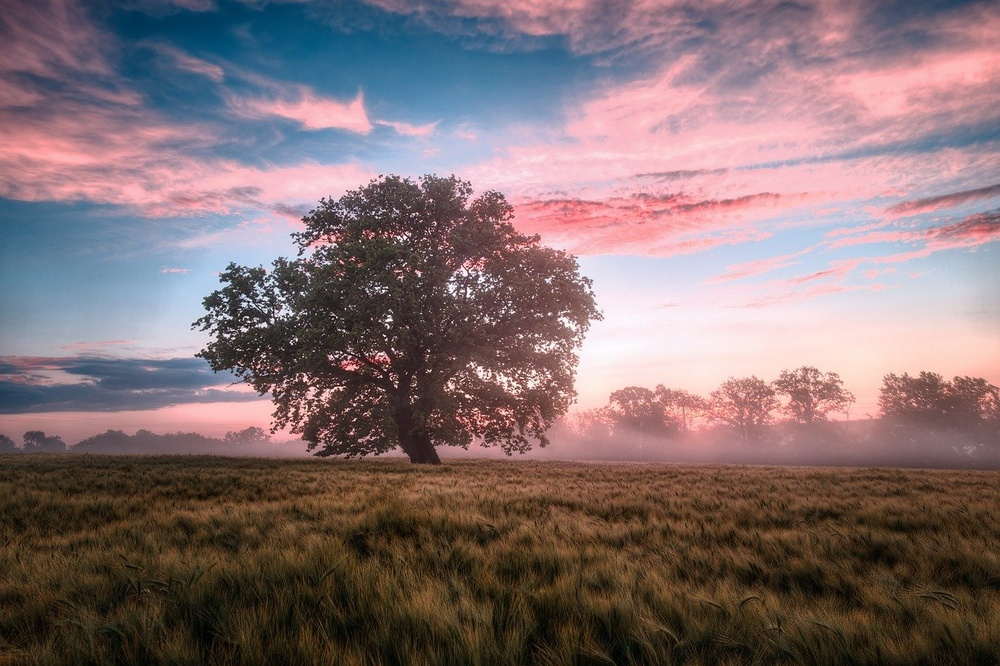
#> input picture Basics/06-Histograms/Images/input4.jpg, 1000 x 666 px, shrunk from 1280 x 852 before the run, found by its file name
$ python histogram.py
#> lines starting #> are read from the running program, lines starting #| are printed output that depends on the picture
import cv2
from matplotlib import pyplot as plt
# load an image in grayscale mode
img = cv2.imread('Images\input4.jpg',0)
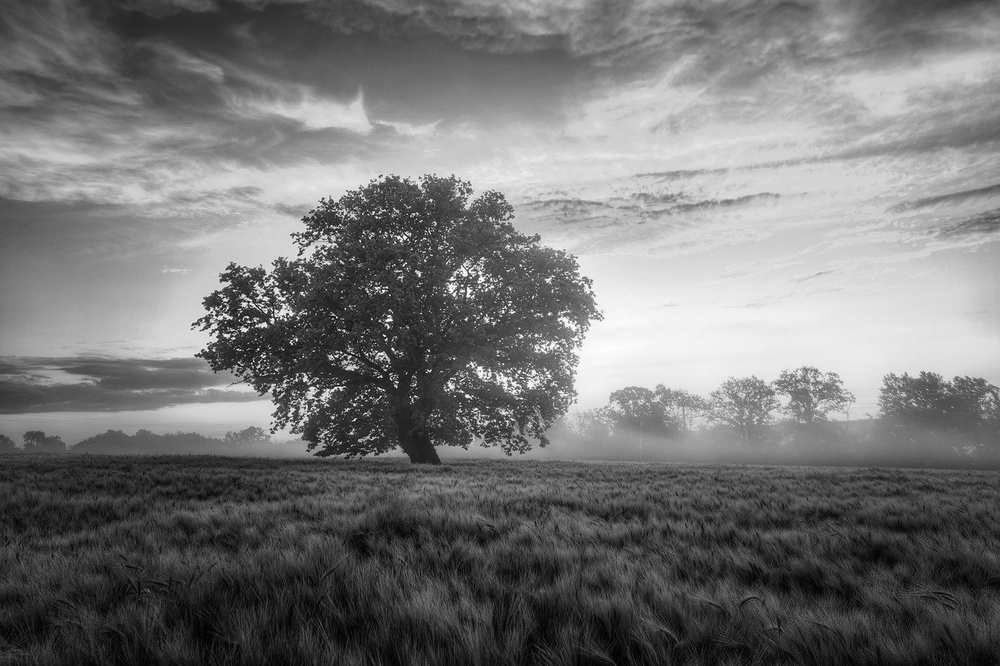
#> img: shape (666, 1000); min 0, max 255, mean 116.8

# calculate frequency of pixels in range 0-255
histg = cv2.calcHist([img],[0],None,[256],[0,256])
#> histg = 256 values, max 4971 at index 45, min 23 at index 254, mean 2601.6

# show the plotting graph of an image
plt.plot(histg)
plt.savefig('Images\histogram_04.png')
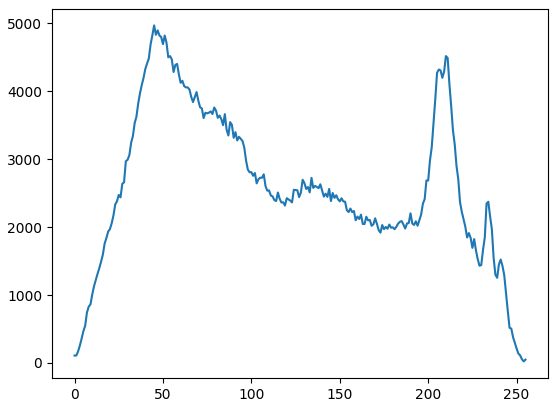
#> figure drawn by matplotlib, 1 panel; curve peaks at x = 45, y = 4971
plt.show()

$ run again, with Basics/06-Histograms/Images/input1.jpg copied over Basics/06-Histograms/Images/input4.jpg
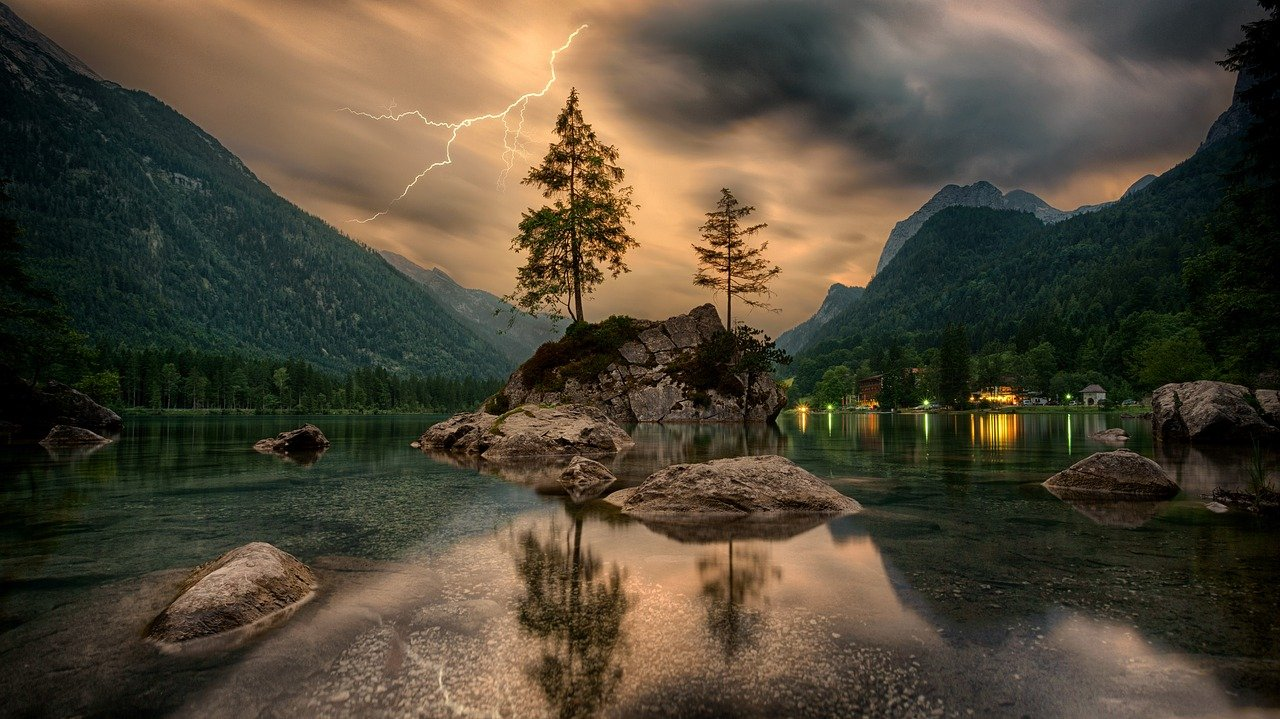
#> input picture Basics/06-Histograms/Images/input1.jpg, 1280 x 719 px, found by its file name
#> `img = cv2.imread('Images\input4.jpg',0)`:
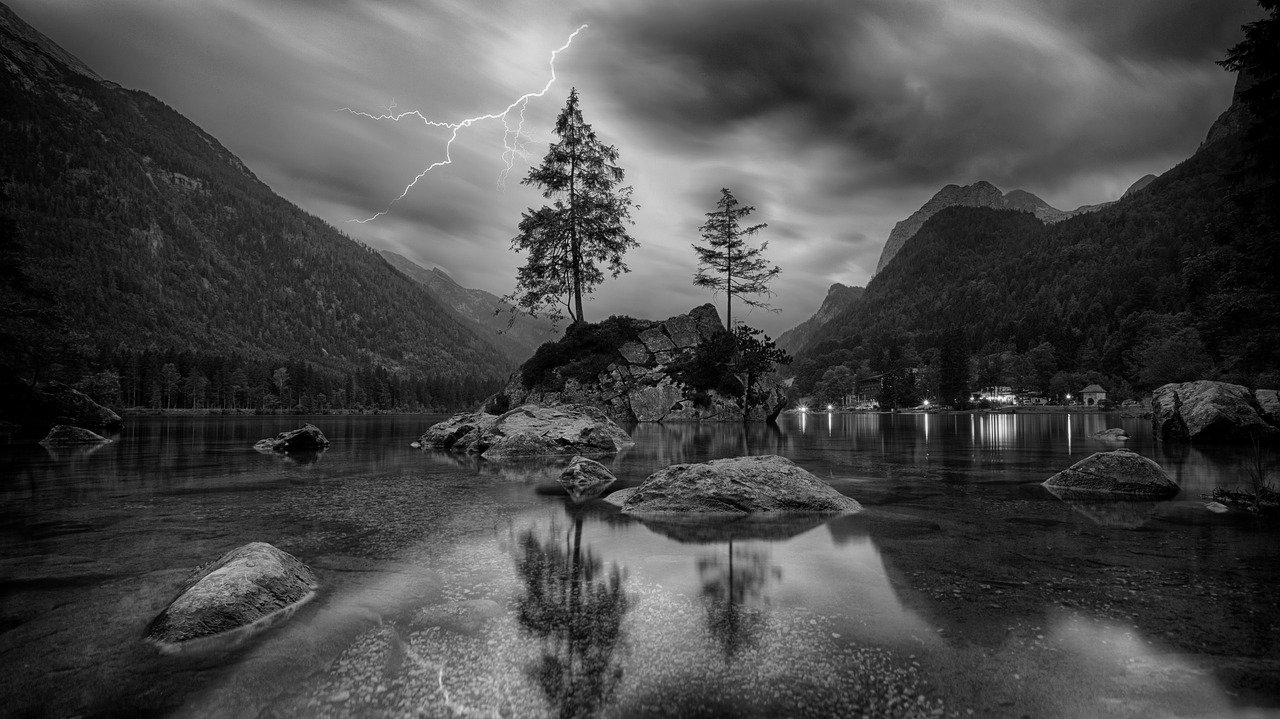
#> img: shape (719, 1280); min 0, max 255, mean 71.8
#> histg = 256 values, max 9571 at index 33, min 0 at index 254, mean 3595
#> `plt.savefig('Images\histogram_04.png')`:
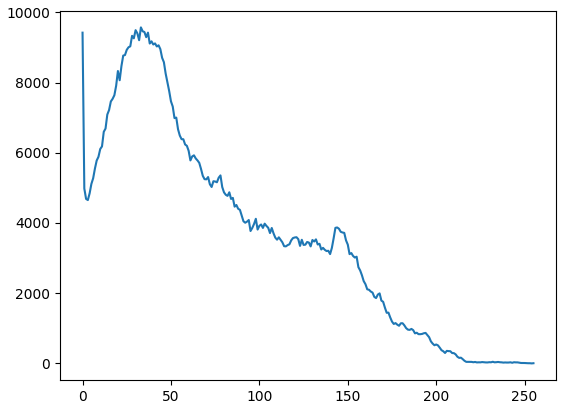
#> figure drawn by matplotlib, 1 panel; curve peaks at x = 33, y = 9571

$ run again, with Basics/06-Histograms/Images/input3.jpg copied over Basics/06-Histograms/Images/input4.jpg
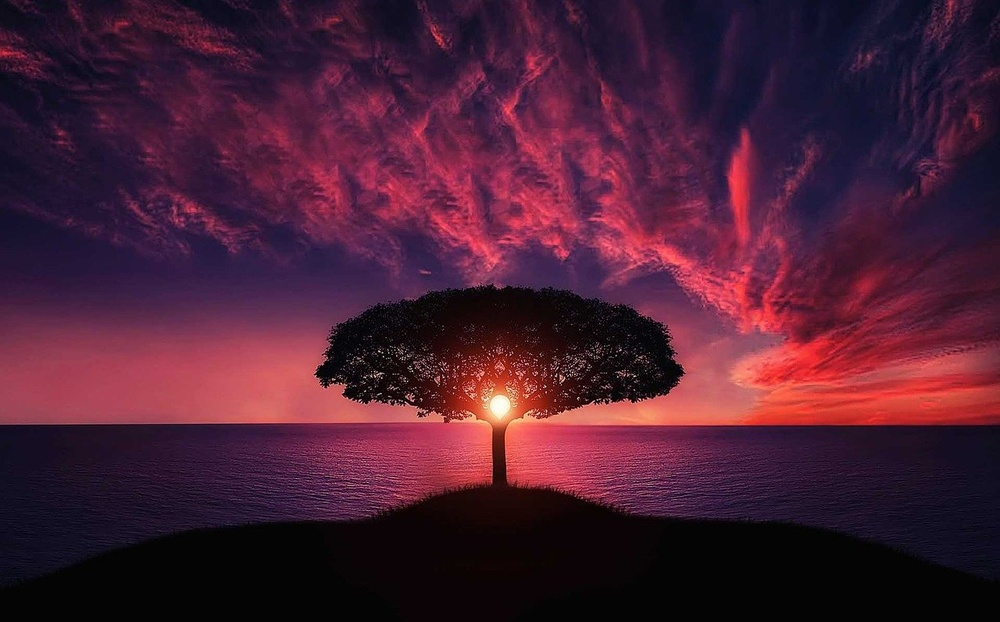
#> input picture Basics/06-Histograms/Images/input3.jpg, 1000 x 622 px, shrunk from 1280 x 796 before the run, found by its file name
#> `img = cv2.imread('Images\input4.jpg',0)`:
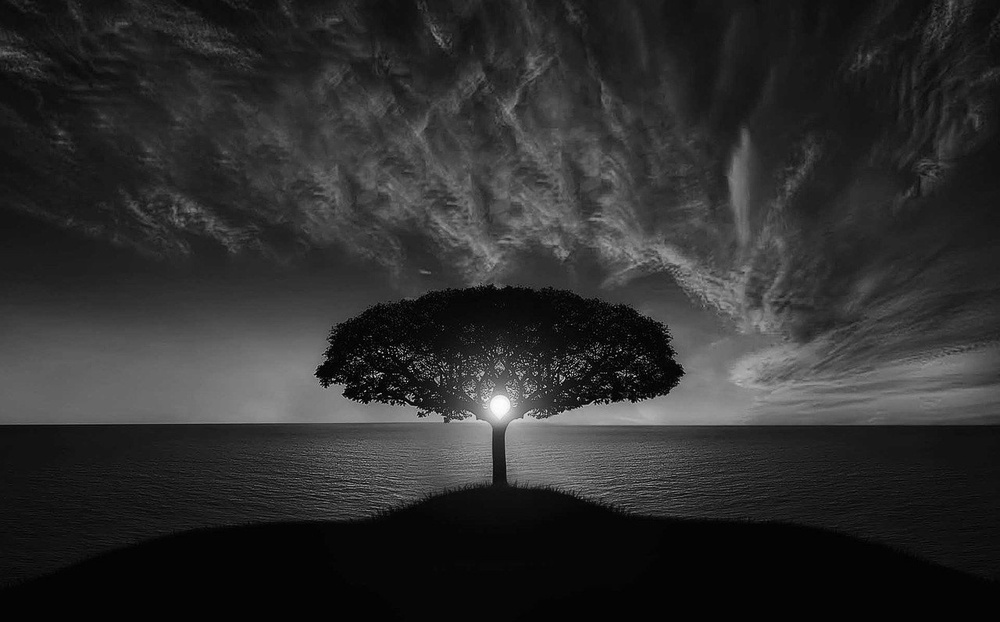
#> img: shape (622, 1000); min 0, max 255, mean 45.8
#> histg = 256 values, max 57778 at index 4, min 0 at index 221, mean 2429.7
#> `plt.savefig('Images\histogram_04.png')`:
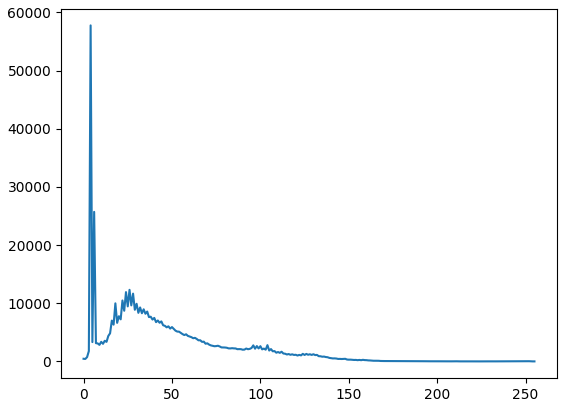
#> figure drawn by matplotlib, 1 panel; curve peaks at x = 4, y = 57778
